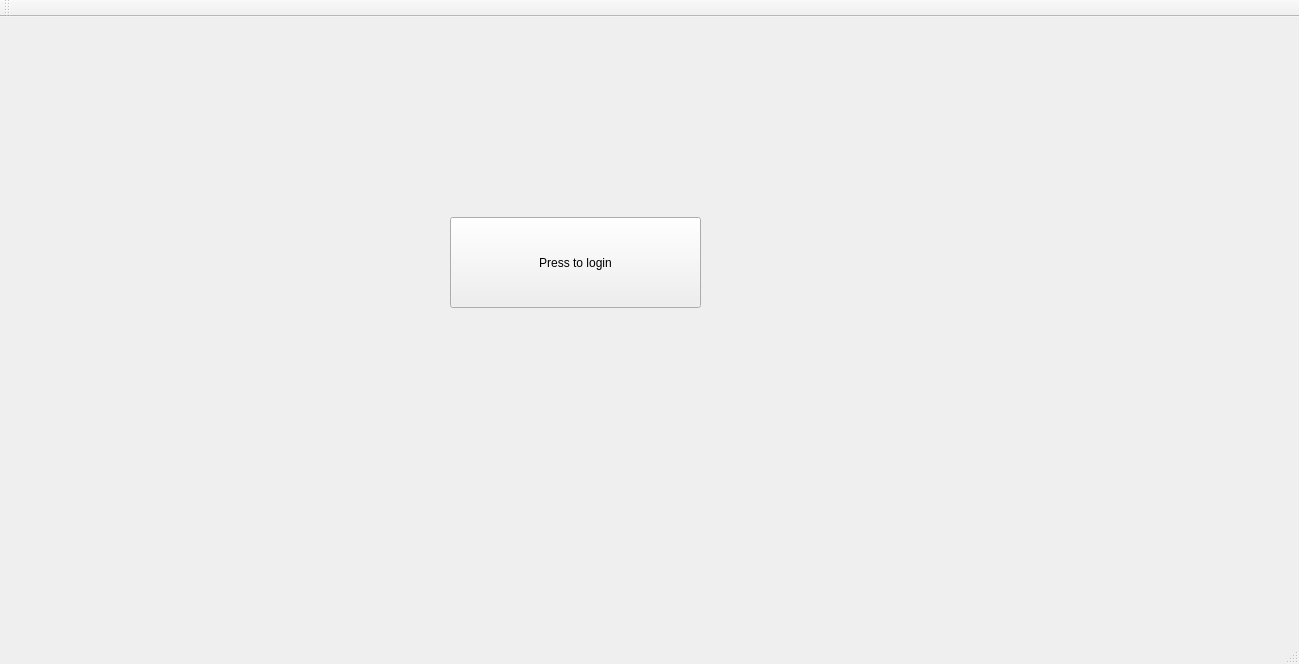
<?xml version="1.0" encoding="UTF-8"?>
<ui version="4.0">
 <class>MainWindow</class>
 <widget class="QMainWindow" name="MainWindow">
  <property name="geometry">
   <rect>
    <x>0</x>
    <y>0</y>
    <width>1299</width>
    <height>664</height>
   </rect>
  </property>
  <property name="windowTitle">
   <string>MainWindow</string>
  </property>
  <widget class="QWidget" name="centralWidget">
   <widget class="QPushButton" name="NotAButton">
    <property name="geometry">
     <rect>
      <x>450</x>
      <y>200</y>
      <width>251</width>
      <height>91</height>
     </rect>
    </property>
    <property name="text">
     <string>Press to login</string>
    </property>
   </widget>
  </widget>
  <widget class="QMenuBar" name="menuBar">
   <property name="geometry">
    <rect>
     <x>0</x>
     <y>0</y>
     <width>1299</width>
     <height>26</height>
    </rect>
   </property>
  </widget>
  <widget class="QToolBar" name="mainToolBar">
   <attribute name="toolBarArea">
    <enum>TopToolBarArea</enum>
   </attribute>
   <attribute name="toolBarBreak">
    <bool>false</bool>
   </attribute>
  </widget>
  <widget class="QStatusBar" name="statusBar"/>
 </widget>
 <layoutdefault spacing="6" margin="11"/>
 <resources/>
 <connections/>
</ui>
